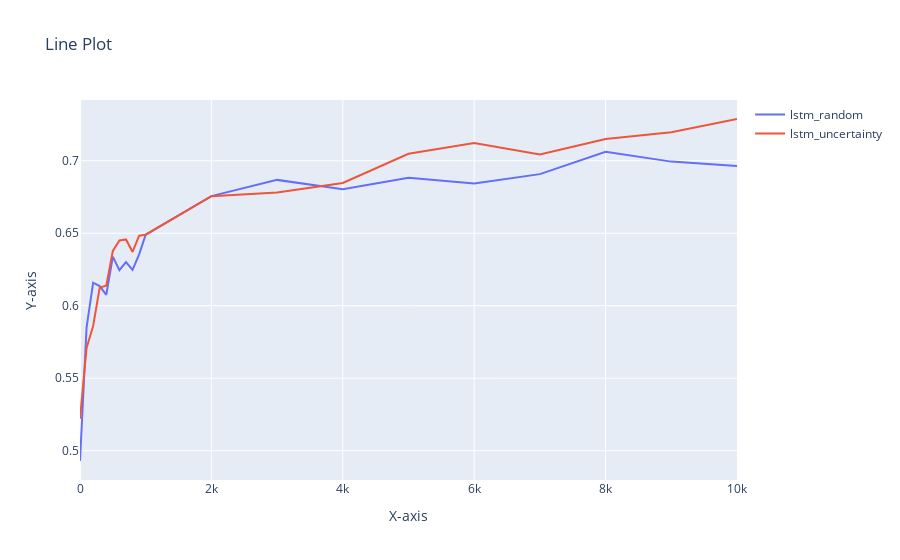
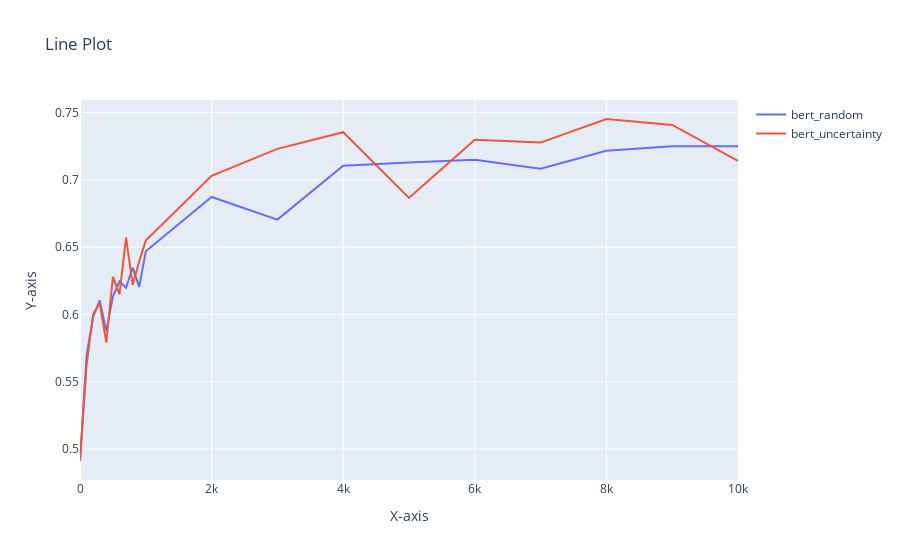

Notebook source saved alongside these figures, in order:
### Code cell
@accept_filepath
def make_plot_lines(data, *args, **kwargs):
    
    layout = go.Layout(title='Line Plot', xaxis=dict(title='X-axis'), yaxis=dict(title='Y-axis'))
    fig = go.Figure(layout=layout)
    for item in data:
        name, x, y = item[0], item[1], item[2]
        trace = go.Scatter(x=x, y=y, mode='lines', name=name, *args, **kwargs)
        fig.add_trace(trace)
    fig.show()



make_plot_lines('./results/results_lstm.csv', x_col='dataset_size', y_col='accuracy')
make_plot_lines('./results/results_bert.csv', x_col='dataset_size', y_col='accuracy')

### Figure 1 — Plotly figure (JSON) as saved in the notebook; plotly's stock layout.template omitted (floating-point values rounded to 4 significant figures)
{"data": [{"mode": "lines", "name": "lstm_random", "type": "scatter", "x": [0, 100, 200, 300, 400, 500, 600, 700, 800, 900, 1000, 2000, 3000, 4000, 5000, 6000, 7000, 8000, 9000, 10000], "y": [0.4929, 0.5848, 0.6159, 0.6135, 0.6075, 0.6338, 0.6245, 0.6301, 0.6247, 0.6355, 0.649, 0.6756, 0.6868, 0.6803, 0.6882, 0.6842, 0.6908, 0.7062, 0.6994, 0.6964]}, {"mode": "lines", "name": "lstm_uncertainty", "type": "scatter", "x": [0, 100, 200, 300, 400, 500, 600, 700, 800, 900, 1000, 2000, 3000, 4000, 5000, 6000, 7000, 8000, 9000, 10000], "y": [0.5221, 0.5708, 0.586, 0.6126, 0.6138, 0.6378, 0.645, 0.6457, 0.6371, 0.6483, 0.649, 0.6756, 0.6782, 0.6847, 0.7048, 0.7123, 0.7043, 0.7151, 0.7197, 0.7288]}], "layout": {"title": {"text": "Line Plot"}, "xaxis": {"title": {"text": "X-axis"}}, "yaxis": {"title": {"text": "Y-axis"}}}}

### Figure 2 — Plotly figure (JSON) as saved in the notebook; plotly's stock layout.template omitted (floating-point values rounded to 4 significant figures)
{"data": [{"mode": "lines", "name": "bert_random", "type": "scatter", "x": [0, 100, 200, 300, 400, 500, 600, 700, 800, 900, 1000, 2000, 3000, 4000, 5000, 6000, 7000, 8000, 9000, 10000], "y": [0.4912, 0.5697, 0.5984, 0.6105, 0.5876, 0.6133, 0.6245, 0.6198, 0.6348, 0.6205, 0.6469, 0.6873, 0.6705, 0.7104, 0.713, 0.7148, 0.7083, 0.7216, 0.7249, 0.7249]}, {"mode": "lines", "name": "bert_uncertainty", "type": "scatter", "x": [0, 100, 200, 300, 400, 500, 600, 700, 800, 900, 1000, 2000, 3000, 4000, 5000, 6000, 7000, 8000, 9000, 10000], "y": [0.4912, 0.5627, 0.6002, 0.6084, 0.5792, 0.628, 0.6149, 0.6572, 0.6219, 0.6394, 0.6548, 0.7029, 0.723, 0.7354, 0.6866, 0.7298, 0.7277, 0.7452, 0.7407, 0.7141]}], "layout": {"title": {"text": "Line Plot"}, "xaxis": {"title": {"text": "X-axis"}}, "yaxis": {"title": {"text": "Y-axis"}}}}
